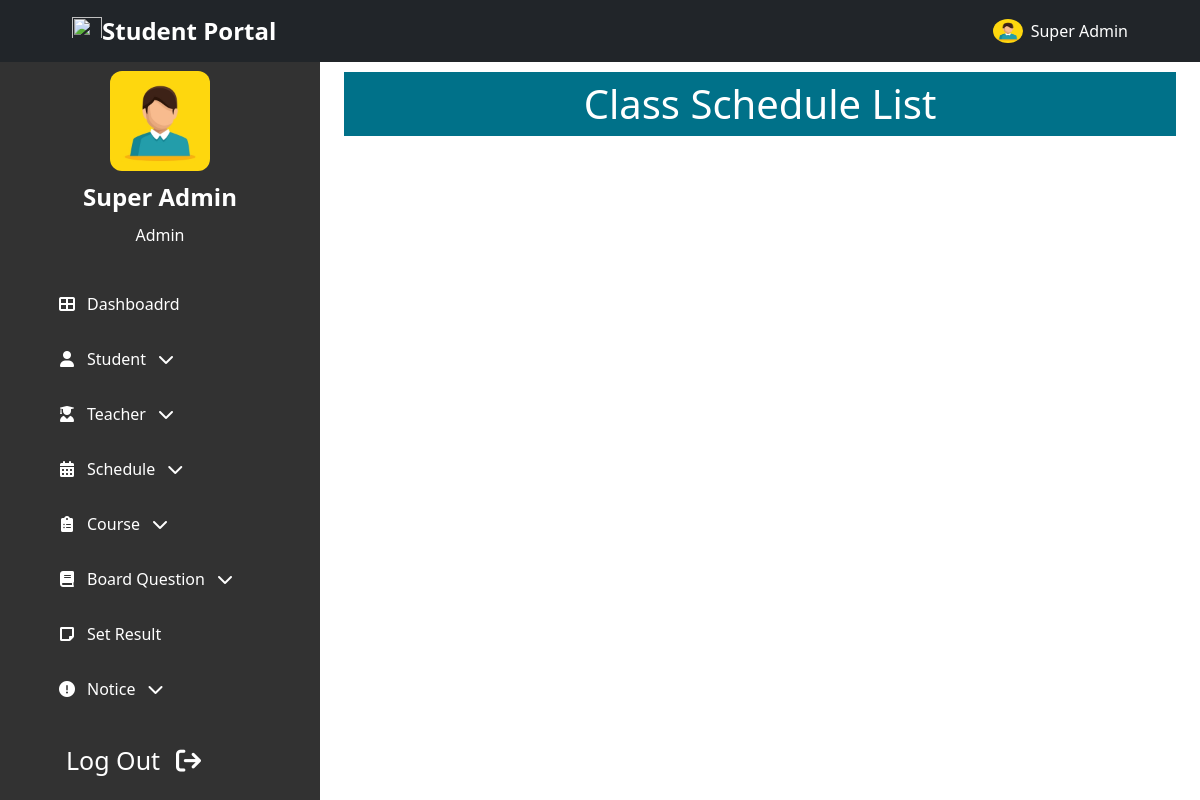
Page /admin/class_schedule_list.php (signed in) on the earlier database version.
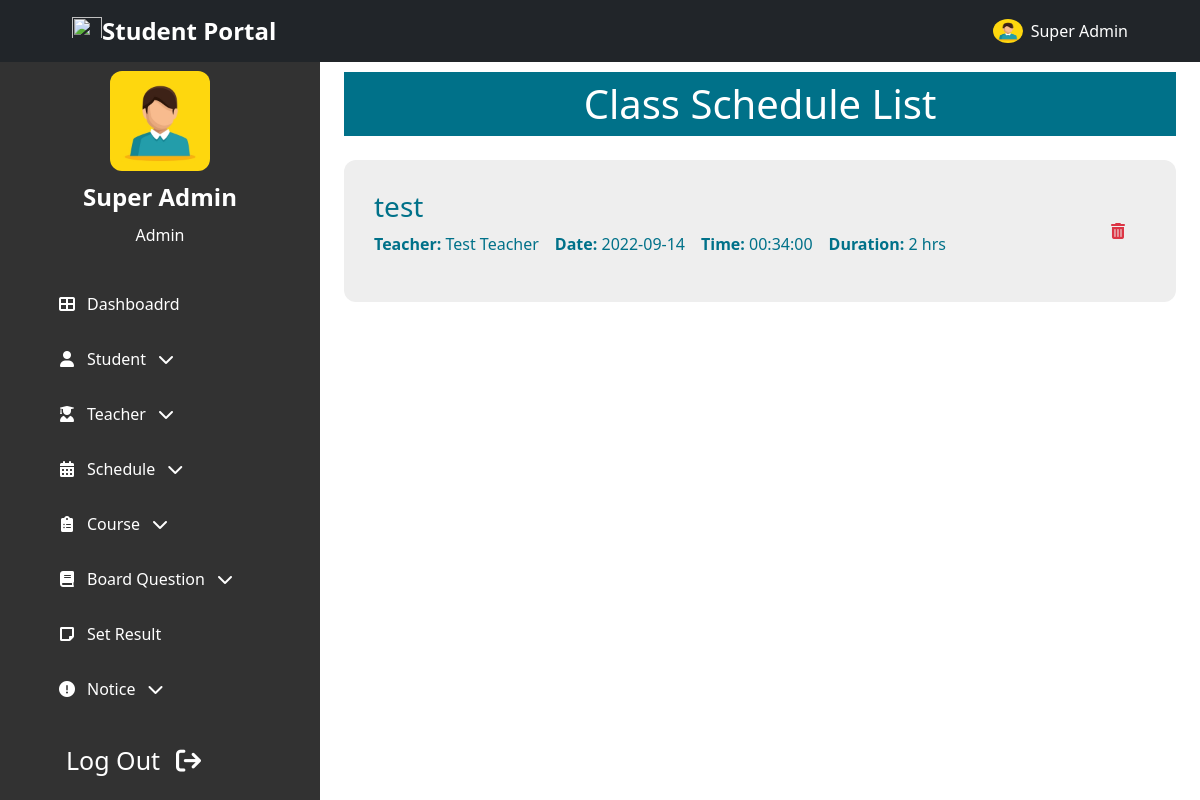
Same page on the later database version.
### tables this page shows
CREATE TABLE `Schedule` (
  `id` int(11) NOT NULL,
  `course_id` int(11) NOT NULL,
  `tchr_id` int(11) NOT NULL,
  `date` date NOT NULL,
  `time` time NOT NULL,
  `duration` int(11) NOT NULL,
  `updated_at` timestamp NOT NULL DEFAULT current_timestamp() ON UPDATE current_timestamp(),
  `created_at` timestamp NOT NULL DEFAULT current_timestamp()
);

### admin/backend/class_schedule_list.php (called while the page is built, shortened)
<?php
    $sql    =   "SELECT * FROM `Schedule`";
    $query  =   mysqli_query($conn, $sql);
    $sdl    =   mysqli_fetch_all($query, MYSQLI_ASSOC);
    $schedules = array();
    foreach($sdl as $s)
    {
        $sql    =   "SELECT * FROM `Courses` WHERE `id` = ".$s['course_id']." LIMIT 1";
        $query  =   mysqli_query($conn, $sql);
        $arr    =   mysqli_fetch_array($query, MYSQLI_ASSOC);
        $course =   $arr['course_name'];
        $sql    =   "SELECT * FROM `Teachers` WHERE `tchr_id` = ".$s['tchr_id']." LIMIT 1";
        $query  =   mysqli_query($conn, $sql);
        $arr    =   mysqli_fetch_array($query, MYSQLI_ASSOC);
        $teacher=   $arr['name'];
        $array = array('id' => $s['id'], 'course' => $course, 'teacher' => $teacher, 'date' => $s['date'], 'time' => $s['time'], 'duration' => $s['duration']);
        $schedules[] = $array;
    }
?>

### admin/class_schedule_list.php (the view, shortened to what this page needs)
<!DOCTYPE html>
<html lang="en">
<?php
    include "admin_head.php";
    include "backend/class_schedule_list.php";
?>
<body class="">
<?php include "../header_nav.php";?>
    <section class="header-container">
        <?php include "admin_sidebar.php";?>
    </section>
    <section id="home-container"  class="home-container active-2"">
        <div class="px-4 py-5 mt-4">
            <h1 class="common-background-2 p-2 text-center">Class Schedule List</h1>
            <div class="container alerts">
                <?php
                    if(!empty($schedules))
                    {
                        foreach($schedules as $s)
                        {
                ?>
            </div>
            <div class="my-4">
                <div class="common-card d-flex justify-content-between align-items-center">
                    <div>
                        <h3><?php echo $s['course']; ?></h3>
                        <div class="d-flex flex-column flex-md-row">
                            <p class="pe-3">
                                <span class="fw-bold">Teacher:</span>
                                <?php echo $s['teacher']; ?>
                            </p>
                            <br>
                            <p class="pe-3">
                                <span class="fw-bold">Date:</span>
                                <?php echo $s['date']; ?>
                            </p>
                            <p class="pe-3">
                                <span class="fw-bold">Time:</span>
                                <?php echo $s['time']; ?>
                            </p>
                            <p class="pe-3">
                                <span class="fw-bold">Duration:</span>
                                <?php echo $s['duration']; ?> hrs
                            </p>
                        </div>
                    </div>
                    <div class="delete-edit-container">
                        <form method="post" style="display: contents;width: fit-content;">
                            <button type="submit" name="delete" id="delete" class="btn text-danger" value="<?php echo $s['id']; ?>">
                                <i class="fas fa-trash-alt px-0 px-lg-2"></i>
                            </button>
                        </form>
                    </div>
                </div>
            </div>
            <?php
                        }
                    }
            ?>
        </div>
    </section>
</body>
</html>

Differences in the rows shown:
added schedule: course "test", teacher "Test Teacher", date "2022-09-14", time "00:34:00", duration "2", $s['id'] 3 (drawn)
